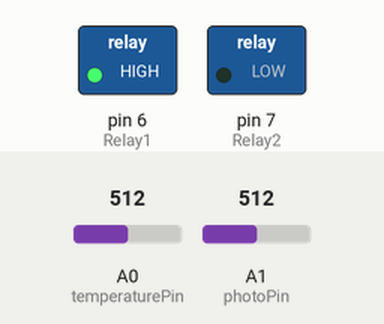
Recording of a sketch running on a simulated Arduino Uno, built with avr-gcc and run on an emulated ATmega328P. Parts: switched loads named in the sketch (green lamp = pin HIGH). The test bench sets the inputs (shaded band); at power-on: A0 (temperaturePin) = 512, A1 (photoPin) = 512. WiFi joins after 1.5 s; servers stay silent unless stated.

Above: at 7.0 s.
7.1 s: A0 (temperaturePin) set to 39
13.8 s: A0 (temperaturePin) set to 33
17.3 s: A1 (photoPin) set to 213
19.5 s: A1 (photoPin) set to 190
At 21.9 s:
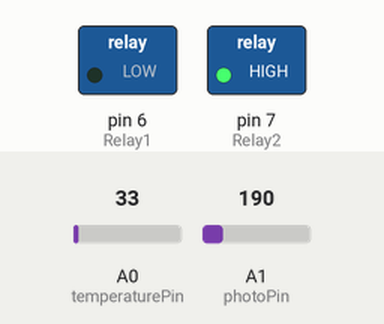
22.3 s: A1 (photoPin) set to 210
At 23.8 s:
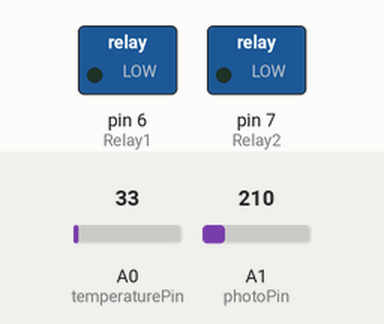
24.8 s: A1 (photoPin) set to 122
At 26.9 s:
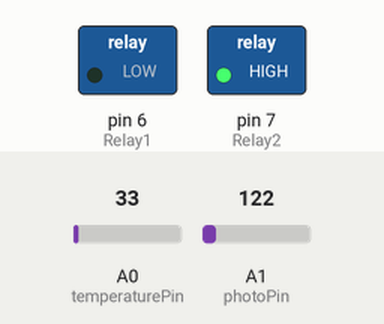
Timing chart, 0 to 28.3 s (numbered marks = the images above; inputs shaded):
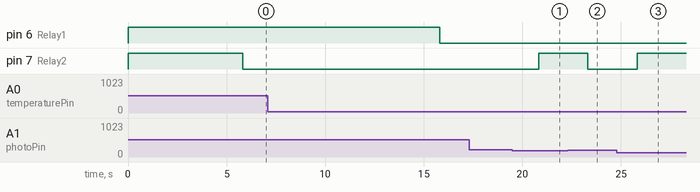

The sketch:

Aponics.ino
```cpp
/*   This sketch is designed to control an aquaponics prototype
 *   which regulates fish tank water temperature and turns a light
 *   on and off in response to light levels.
 *
 *   The temperature control portion of the sketch takes
 *   temperature measurements from a temperature sensor and
 *   triggers a 100 watt aquarium heater to turn on when the
 *   temperature drifts too low.  The five most recent
 *   temperature values (in Fahrenheit) will be averaged together
 *   to help smooth erratic measurements from the sensor.
 *
 *   The light control portion of the sketch receives an analog
 *   input signal voltage between 0 and +5 VDC from a photoresistor,
 *   which is given as a number between 0 and 1023.  When the light
 *   level yields a value greater than 200, the light turns on. When
 *   the value is less than 200, it turns off.  Once per hour the
 *   light will be turned off regardless of light level to break any
 *   positive feedback loops in which the lamp shines on the sensor
 *   and keeps it from turning off.
 *
 *   This sketch is designed for use with the ENV-TMP temperature
 *   sensor, a photoresistor, and the Songle 2-relay module
 *   (SRD-05VDC-SL-C). The relay is single-pole, double-throw, non-
 *   latching type, rated for switching 10 amps at 28VDC or 10 amps
 *   at 125VAC. The temperature sensor is suitable for leaving
 *   submersed in water indefinitely, ideal for aquarium, aquaponics
 *   or hydroponics applications.
*/

#define BLYNK_PRINT Serial    // Comment this out to disable prints and save space
#include <ESP8266_Lib.h>
#include <BlynkSimpleShieldEsp8266.h>

char auth[] = "f15ec80963e34d428a75950062a49a51";

// or Software Serial on Uno, Nano...
#include <SoftwareSerial.h>
SoftwareSerial EspSerial(8, 9); // RX, TX

// Your ESP8266 baud rate:
  #define ESP8266_BAUD 9600
  #define Relay1 6              //Arduino Digital I/O pin number
  #define Relay2 7
  #define Relay_ON 0
  #define Relay_OFF 1

  #define PIN_TEMPSET V0
  #define PIN_AVGTEMPF V1
  #define PIN_LIGHTLEVEL V2

  WidgetLED lightStatusLED(V3);

  ESP8266 wifi(&EspSerial);

const int tempSetPoint = 65;    //set temp threshold in degrees F

const int temperaturePin = A0;
const int photoPin = A1;

//define temperature array with 5 positions, and initialize variables:
float smoothing[] = {66,66,66,66,66};
float avgTempF;

// Declare a global variable for light level. Notice that
// high light level has the lower resistance, so there
// will be less of a voltage drop in light conditions.
int lightLevel; // high = 0, low = 1023

// Declare a global variable to increment while the light is on
// to prevent a positive feedback loop:
int lightTimer = 0;

long looptimer = 0;


void setup() {

  // Keep relays OFF or inactive during initialization
  digitalWrite(Relay1, Relay_OFF);
  digitalWrite(Relay2, Relay_OFF);

  // Set relay pins as OUTPUT
  pinMode(Relay1, OUTPUT);
  pinMode(Relay2, OUTPUT);

  // Set console baud rate
  Serial.begin(9600);
  delay(10);
  // Set ESP8266 baud rate
  EspSerial.begin(ESP8266_BAUD);
  delay(10);

  Blynk.begin(auth, wifi, "apartment", "albopilosum");

  // Check that all relays are inactive at Reset
  delay(4000);
}


void loop() {

  Blynk.run();

  // Items inside this if only run every 2.5s
  if ((millis() - looptimer) >= 2500){
    looptimer = millis();

    // get current average degrees F:
    avgTempF = (getSmoothF(temperaturePin));

    // Call function for reading light level
    lightLevel = getLightLevel(photoPin);

    // Turn relay1 on/off based on average temp F:
    if(avgTempF < tempSetPoint)
    {
      digitalWrite(Relay1,Relay_ON);      //turn ON relay 1
    }

    if(avgTempF > (tempSetPoint + 1))
    {
      digitalWrite(Relay1,Relay_OFF);   //turn OFF relay 1
    }


    // If the light level is below a set point, turn LED off.
    if(lightLevel < 200)
    {
      digitalWrite(Relay2,Relay_OFF);       // turn OFF relay 2
      lightStatusLED.off();
    }
    else
    {
      digitalWrite(Relay2,Relay_ON);        // turn ON relay 2
      lightStatusLED.on();
    }

    Blynk.virtualWrite(PIN_TEMPSET, tempSetPoint);
    Blynk.virtualWrite(PIN_AVGTEMPF, avgTempF);
    int percentLight = 100 * (lightLevel / 1023.0);
    Blynk.virtualWrite(PIN_LIGHTLEVEL, percentLight);

  }//delayed loop

} //loop


//float getTempVoltage(int pin)
//{

  //return (analogRead(pin) * 0.004882814);

  //This equation converts the 0 to 1023 value that analogRead()
  // returns, into a 0.0 to 5.0 value that is the true voltage
  // being read at that pin.

//}

float getTempC(int pin)
{
  //establish two floating-point variables:
  float tempVoltage, degreesC;

  tempVoltage = analogRead(pin) * 0.004882814;

  //convert voltage to Celsius (see tmp sensor data sheet);
  //Uncomment the appropriate equation for the specific sensor:
  // degreesC = (voltage - 0.5) * 100.0;   //for TMP36 (Sparkfun)
  // degreesC = (voltage - 0.6) * 100.0;   //for LM61 (National Semiconductor)
     degreesC = tempVoltage * 51.2 - 20.5128;  //for ENV-TMP (Atlas Scientific)

  return degreesC;
}

float getTempF(int pin)
{
  float degreesC = getTempC(pin);

  //convert Celsius to Fahrenheit:
  float degreesF = degreesC * (9.0/5.0) + 32.0;

  return degreesF;
}

float getSmoothF(int pin)
{
  // shift all temp values up in index:
  smoothing[4] = smoothing[3];
  smoothing[3] = smoothing[2];
  smoothing[2] = smoothing[1];
  smoothing[1] = smoothing[0];

  // add new temperature reading to smoothing[0]:
  smoothing[0] = getTempF(pin);

  // compute average of Fahrenheit readings:
  float sum = (smoothing[0]+smoothing[1]+
  smoothing[2]+smoothing[3]+smoothing[4]);
  float smoothF = sum / 5;

  return smoothF;
}

int getLightLevel(int pin)
{
  int lightReading = analogRead(pin);
  float photoVoltage = lightReading * 0.004882814;

  ++lightTimer;
  if(lightTimer >= 720)    // 720 x 5 second delay from void(loop) = 1 hour check
  {
    // turn off light to break any positive feedback loop:
    digitalWrite(Relay2,Relay_OFF);

    // delay to allow photosensor to respond:
    delay(4000);

    // set light increment timer back to zero:
    lightTimer = 0;
  }

  // report light level to main/loop function:
  return lightReading;
}
```

Measured:
- the behaviour switches between 200 and 199 on A1 (photoPin) (found by bisection; images 0 and 1)
- after the input at 7.1 s, every drawn part: stays the same
- after the input at 17.3 s, every drawn part: stays the same
- after the input at 19.5 s, pin 7 (Relay2): LOW → HIGH after 1.3 s
- after the input at 22.3 s, pin 7 (Relay2): HIGH → LOW after 1.0 s
- after the input at 24.8 s, pin 7 (Relay2): LOW → HIGH after 1.0 s
